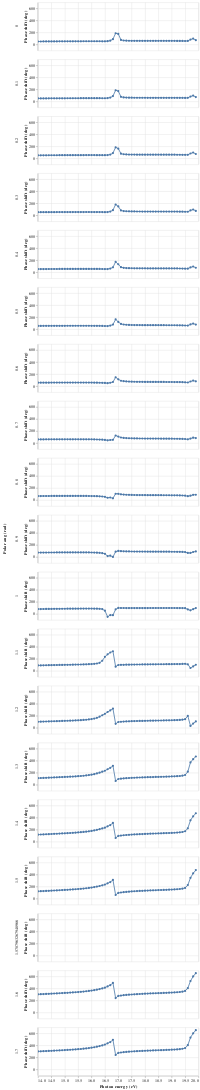

The notebook cell this image was saved under:
### Code cell
df = unwrapped[unwrapped["Polar ang (deg)"] < 100]
(
    alt
    .Chart(df)
    .mark_line(point=True)
    .encode(
        x="Photon energy (eV):Q",
        y="Phase shift (deg):Q",
        row="Polar ang (rad):N",
        )
    .properties(height=120)
    .interactive(bind_x=False)
)

### Figure 1 — Vega-Lite specification as saved in the notebook (floating-point values rounded to 4 significant figures; data arrays with more than 128 entries replaced by an {"elided": "..."} marker saying what was removed)
{"$schema": "https://vega.github.io/schema/vega-lite/v2.6.0.json", "config": {"view": {"height": 300, "width": 400}}, "data": {"name": "data-136767fef2eea4d32a6c1a174aa2dab0"}, "datasets": {"data-136767fef2eea4d32a6c1a174aa2dab0": {"elided": "1140 records"}}, "encoding": {"row": {"field": "Polar ang (rad)", "type": "nominal"}, "x": {"field": "Photon energy (eV)", "type": "quantitative"}, "y": {"field": "Phase shift (deg)", "type": "quantitative"}}, "height": 120, "mark": {"point": true, "type": "line"}, "selection": {"selector001": {"bind": "scales", "encodings": ["y"], "mark": {"fill": "#333", "fillOpacity": 0.125, "stroke": "white"}, "on": "[mousedown, window:mouseup] > window:mousemove!", "resolve": "global", "translate": "[mousedown, window:mouseup] > window:mousemove!", "type": "interval", "zoom": "wheel!"}}}
